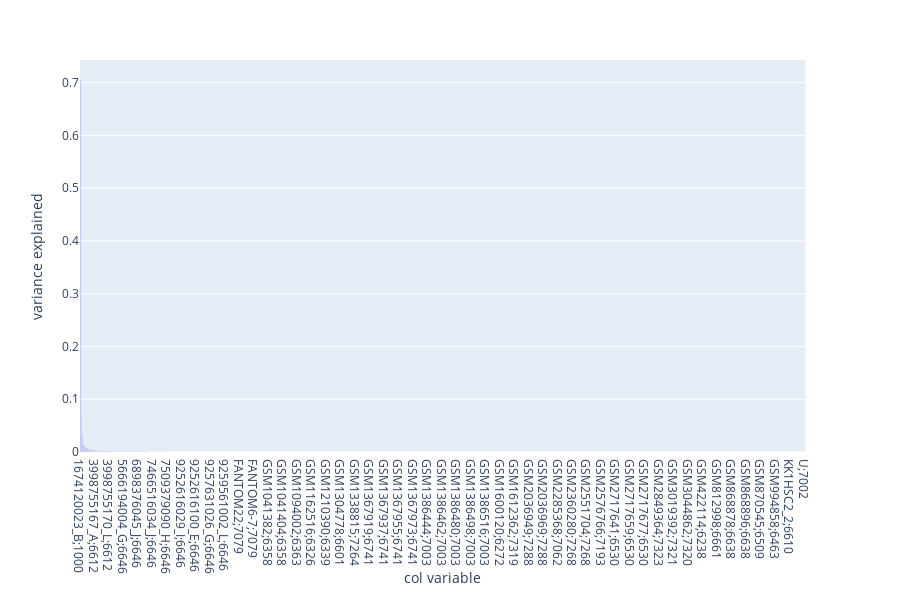

The notebook cell saved with this chart:
### Code cell
import numpy as np
from sklearn.decomposition import PCA
from sklearn.preprocessing import StandardScaler

def pcaTransform(input, retain):
    """
    Args:
        input (DataFrame): input points to be PCA transformed
            columns are dimensions to be reduced
        retain (int): number of dimensions to reduce to
    Returns:
        DataFrame of PCA transformed points
    """
    # store columns of input data frame
    cols = [i for i in input.columns]
    # Z score normalize so no one feature stands out over the others
    input = StandardScaler().fit_transform(input)
    input = pandas.DataFrame(input, columns = cols)
    # create pca object to analyze n dimensions (number of columns)
    pca = PCA(n_components=len(input.columns))
    
    # feed input in to be analyzed
    pca.fit(input)
    
    # transform points according to PCA to minimize variances
    points = pca.transform(input)
    # add back column labels to points
    points = pandas.DataFrame(points, columns=cols)
    
    # proportion of variance explained by each dimension
    var = pca.explained_variance_ / sum(pca.explained_variance_)
    # make sure matrix is horizontal 1x3
    var = pandas.DataFrame(var)
    # label this column variance explained
    var.columns = ['variance explained']
    # add column labels on top of 1x3 matrix
    var.insert(1, 'col variable', cols)

    # reduce dimension to number specified by retain
    pcaReduce = PCA(n_components=retain)
    points = pandas.DataFrame(pcaReduce.fit_transform(points))
    
    # tidy table has all graph variables as columns, rows are just IDs
    fig = px.bar(var, x='col variable', y='variance explained')
    fig.show()

    return points

retain = 50
points = pcaTransform(df, retain)

### Figure 1 — Plotly figure (JSON) as saved in the notebook; plotly's stock layout.template omitted (floating-point values rounded to 4 significant figures; data arrays with more than 128 entries replaced by an {"elided": "..."} marker saying what was removed)
{"data": [{"alignmentgroup": "True", "hoverlabel": {"namelength": 0}, "hovertemplate": "col variable=%{x}<br>variance explained=%{y}", "legendgroup": "", "marker": {"color": "#636efa"}, "name": "", "offsetgroup": "", "orientation": "v", "showlegend": false, "textposition": "auto", "type": "bar", "x": {"elided": "901 str values"}, "xaxis": "x", "y": {"elided": "901 float values"}, "yaxis": "y"}], "layout": {"barmode": "relative", "height": 600, "legend": {"tracegroupgap": 0}, "margin": {"t": 60}, "xaxis": {"anchor": "y", "domain": [0, 0.98], "title": {"text": "col variable"}}, "yaxis": {"anchor": "x", "domain": [0, 1], "title": {"text": "variance explained"}}}}
